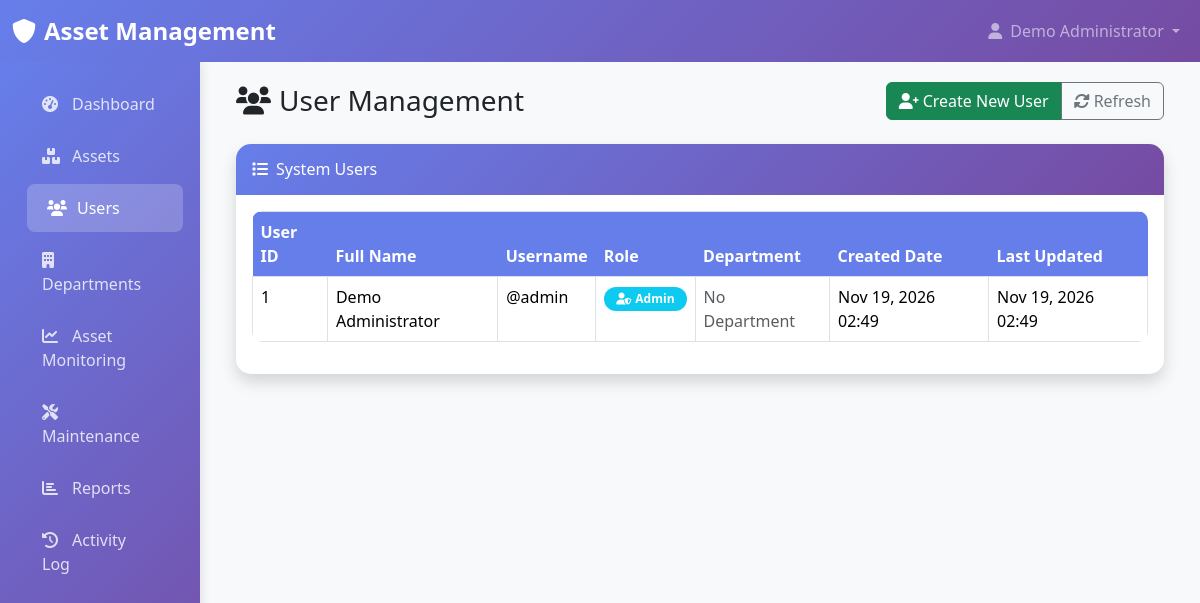
The app's page /users/users.php (signed in) with its own data.
### tables this page shows
CREATE TABLE `users` (
  `user_id` int(11) NOT NULL,
  `full_name` varchar(255) NOT NULL,
  `username` varchar(100) NOT NULL,
  `password` varchar(255) NOT NULL,
  `role` enum('Admin') NOT NULL DEFAULT 'Admin',
  `department_id` int(11) DEFAULT NULL,
  `created_at` timestamp NOT NULL DEFAULT current_timestamp(),
  `updated_at` timestamp NOT NULL DEFAULT current_timestamp() ON UPDATE current_timestamp(),
  `status` enum('Active','Inactive') DEFAULT 'Active'
);

### users/users.php (the view, shortened to what this page needs)
<?php
require_once '../includes/header.php';
try {
    $pdo = getDB();
    $stmt = $pdo->query("
        SELECT u.*, d.department_name
        FROM users u
        LEFT JOIN departments d ON u.department_id = d.department_id
        ORDER BY u.created_at DESC
    ");
    $users = $stmt->fetchAll();
} catch (PDOException $e) {
    error_log("Database error: " . $e->getMessage());
    $users = [];
    $departments = [];
    $error = "Database error occurred.";
}
?>
<div class="container-fluid">
    <div class="row">
        <div class="col-12">
            <div class="d-flex justify-content-between align-items-center mb-4">
                <h1 class="h3 mb-0">
                    <i class="fas fa-users me-2"></i>User Management
                </h1>
                <div class="btn-group">
                    <button type="button" class="btn btn-success" data-bs-toggle="modal" data-bs-target="#createUserModal">
                        <i class="fas fa-user-plus me-1"></i>Create New User
                    </button>
                    <button type="button" class="btn btn-outline-secondary" onclick="location.reload()">
                        <i class="fas fa-sync-alt me-1"></i>Refresh
                    </button>
                </div>
            </div>
        </div>
    </div>
    <div class="card shadow mb-4">
        <div class="card-header py-3 bg-primary text-white">
            <h6 class="m-0 font-weight-bold"><i class="fas fa-list me-2"></i>System Users</h6>
        </div>
        <div class="card-body">
            <div class="table-responsive">
                <table class="table table-bordered table-hover" id="usersTable" width="100%" cellspacing="0">
                    <thead>
                        <tr>
                            <th>User ID</th>
                            <th>Full Name</th>
                            <th>Username</th>
                            <th>Role</th>
                            <th>Department</th>
                            <th>Created Date</th>
                            <th>Last Updated</th>
                        </tr>
                    </thead>
                    <tbody>
                        <?php foreach ($users as $user): ?>
                            <tr>
                                <td><?php echo htmlspecialchars($user['user_id']); ?></td>
                                <td><?php echo htmlspecialchars($user['full_name']); ?></td>
                                <td>
                                    @<?php echo htmlspecialchars($user['username']); ?>
                                </td>
                                <td>
                                    <span class="badge bg-info text-white">
                                        <i class="fas fa-user-shield me-1"></i><?php echo htmlspecialchars($user['role']); ?>
                                    </span>
                                </td>
                                <td>
                                    <?php if ($user['department_name']): ?>
                                        <i class="fas fa-building me-1"></i><?php echo htmlspecialchars($user['department_name']); ?>
                                    <?php else: ?>
                                        <span class="text-muted">No Department</span>
                                    <?php endif; ?>
                                </td>
                                <td><?php echo date('M d, Y H:i', strtotime($user['created_at'])); ?></td>
                                <td><?php echo date('M d, Y H:i', strtotime($user['updated_at'])); ?></td>
                            </tr>
                        <?php endforeach; ?>
                    </tbody>
                </table>
            </div>
        </div>
    </div>
</div>
<?php require_once '../includes/footer.php'; ?>

### includes/header.php (style rules this page uses)
:root { --primary-color: #667eea; --secondary-color: #764ba2; --success-color: #28a745; --danger-color: #dc3545; --warning-color: #ffc107; --info-color: #17a2b8; }
body { background-color: #f8f9fa; font-family: 'Segoe UI', Tahoma, Geneva, Verdana, sans-serif; }
.card { border: none; border-radius: 15px; box-shadow: 0 5px 15px rgba(0,0,0,0.08); transition: transform 0.2s ease; }
.card-header { background: linear-gradient(135deg, var(--primary-color) 0%, var(--secondary-color) 100%); color: white; border-radius: 15px 15px 0 0 !important; border: none; }
.table { border-radius: 10px; overflow: hidden; }
.table thead th { background-color: var(--primary-color); color: white; border: none; font-weight: 600; }
.badge { border-radius: 20px; padding: 6px 12px; }

### records on screen
users: user_id "1", full_name "Demo Administrator", username "admin", role "Admin", created_at "Nov 19, 2026 02:49", updated_at "Nov 19, 2026 02:49"

### other values on screen
$_SESSION['full_name'] "Demo Administrator"
